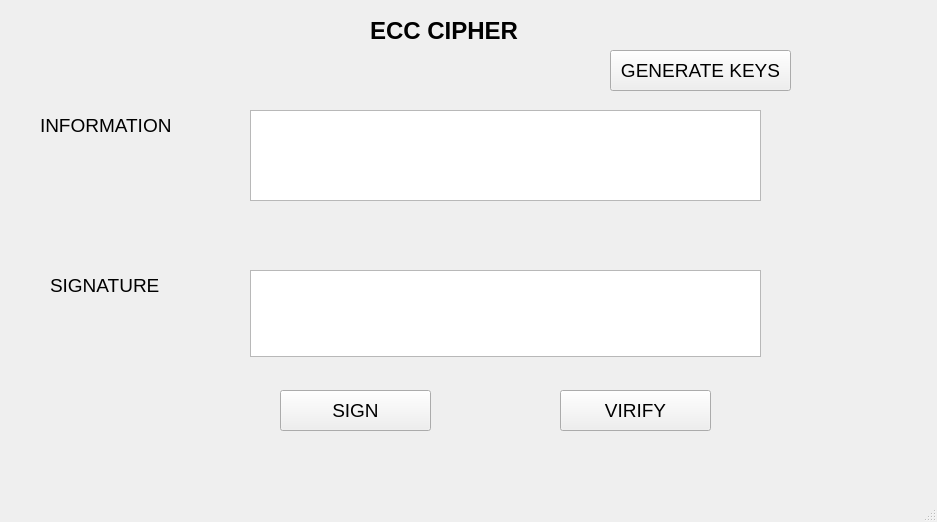
<?xml version="1.0" encoding="UTF-8"?>
<ui version="4.0">
 <class>btn_sign</class>
 <widget class="QMainWindow" name="btn_sign">
  <property name="geometry">
   <rect>
    <x>0</x>
    <y>0</y>
    <width>937</width>
    <height>522</height>
   </rect>
  </property>
  <property name="windowTitle">
   <string>MainWindow</string>
  </property>
  <widget class="QWidget" name="centralwidget">
   <widget class="QLabel" name="label">
    <property name="geometry">
     <rect>
      <x>380</x>
      <y>70</y>
      <width>55</width>
      <height>16</height>
     </rect>
    </property>
    <property name="text">
     <string/>
    </property>
   </widget>
   <widget class="QLabel" name="label_2">
    <property name="geometry">
     <rect>
      <x>370</x>
      <y>-20</y>
      <width>241</width>
      <height>101</height>
     </rect>
    </property>
    <property name="font">
     <font>
      <pointsize>18</pointsize>
      <weight>75</weight>
      <bold>true</bold>
     </font>
    </property>
    <property name="text">
     <string>ECC CIPHER </string>
    </property>
   </widget>
   <widget class="QLabel" name="label_3">
    <property name="geometry">
     <rect>
      <x>40</x>
      <y>90</y>
      <width>171</width>
      <height>71</height>
     </rect>
    </property>
    <property name="font">
     <font>
      <pointsize>14</pointsize>
      <weight>50</weight>
      <bold>false</bold>
     </font>
    </property>
    <property name="text">
     <string>INFORMATION </string>
    </property>
   </widget>
   <widget class="QLabel" name="label_4">
    <property name="geometry">
     <rect>
      <x>50</x>
      <y>260</y>
      <width>151</width>
      <height>51</height>
     </rect>
    </property>
    <property name="font">
     <font>
      <pointsize>14</pointsize>
     </font>
    </property>
    <property name="text">
     <string>SIGNATURE</string>
    </property>
   </widget>
   <widget class="QTextEdit" name="txt_information">
    <property name="geometry">
     <rect>
      <x>250</x>
      <y>110</y>
      <width>511</width>
      <height>91</height>
     </rect>
    </property>
   </widget>
   <widget class="QTextEdit" name="txt_signature">
    <property name="geometry">
     <rect>
      <x>250</x>
      <y>270</y>
      <width>511</width>
      <height>87</height>
     </rect>
    </property>
   </widget>
   <widget class="QPushButton" name="pushButton">
    <property name="geometry">
     <rect>
      <x>280</x>
      <y>390</y>
      <width>151</width>
      <height>41</height>
     </rect>
    </property>
    <property name="font">
     <font>
      <pointsize>14</pointsize>
     </font>
    </property>
    <property name="text">
     <string>SIGN</string>
    </property>
   </widget>
   <widget class="QPushButton" name="btn_generate_keys">
    <property name="geometry">
     <rect>
      <x>610</x>
      <y>50</y>
      <width>181</width>
      <height>41</height>
     </rect>
    </property>
    <property name="font">
     <font>
      <pointsize>14</pointsize>
     </font>
    </property>
    <property name="text">
     <string>GENERATE KEYS</string>
    </property>
   </widget>
   <widget class="QPushButton" name="btn_verify">
    <property name="geometry">
     <rect>
      <x>560</x>
      <y>390</y>
      <width>151</width>
      <height>41</height>
     </rect>
    </property>
    <property name="font">
     <font>
      <pointsize>14</pointsize>
     </font>
    </property>
    <property name="text">
     <string>VIRIFY</string>
    </property>
   </widget>
  </widget>
  <widget class="QMenuBar" name="menubar">
   <property name="geometry">
    <rect>
     <x>0</x>
     <y>0</y>
     <width>937</width>
     <height>26</height>
    </rect>
   </property>
  </widget>
  <widget class="QStatusBar" name="statusbar"/>
 </widget>
 <resources/>
 <connections/>
</ui>
